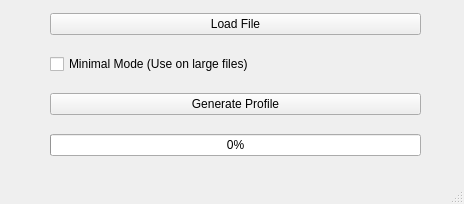
<?xml version="1.0" encoding="UTF-8"?>
<ui version="4.0">
 <class>MainWindow</class>
 <widget class="QMainWindow" name="MainWindow">
  <property name="geometry">
   <rect>
    <x>0</x>
    <y>0</y>
    <width>464</width>
    <height>204</height>
   </rect>
  </property>
  <property name="windowTitle">
   <string>MainWindow</string>
  </property>
  <widget class="QWidget" name="centralwidget">
   <widget class="QWidget" name="verticalLayoutWidget">
    <property name="geometry">
     <rect>
      <x>50</x>
      <y>0</y>
      <width>371</width>
      <height>171</height>
     </rect>
    </property>
    <layout class="QVBoxLayout" name="verticalLayout">
     <item>
      <widget class="QPushButton" name="load_file_button">
       <property name="text">
        <string>Load File</string>
       </property>
      </widget>
     </item>
     <item>
      <widget class="QCheckBox" name="minimal_mode_box">
       <property name="toolTip">
        <string/>
       </property>
       <property name="text">
        <string>Minimal Mode (Use on large files)</string>
       </property>
      </widget>
     </item>
     <item>
      <widget class="QPushButton" name="generate_profile_button">
       <property name="text">
        <string>Generate Profile</string>
       </property>
      </widget>
     </item>
     <item>
      <widget class="QProgressBar" name="progressBar">
       <property name="value">
        <number>0</number>
       </property>
      </widget>
     </item>
    </layout>
   </widget>
  </widget>
  <widget class="QStatusBar" name="statusbar"/>
 </widget>
 <resources/>
 <connections/>
</ui>
